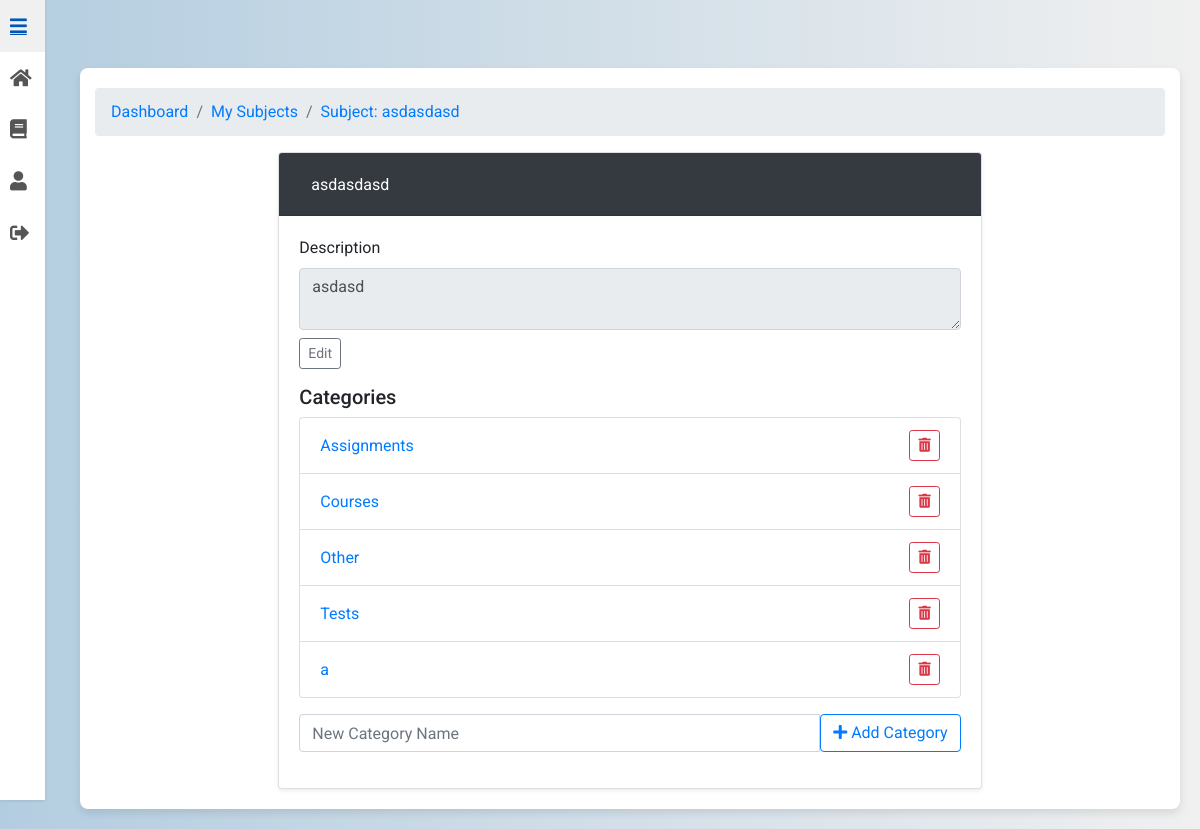
The page /subjects/subject/45/ (signed in) on the database its author committed.
### subjects/models.py (models this page shows, shortened)
class Subject(models.Model):
    name = models.CharField(max_length=100)
    professor = models.ForeignKey(CustomUser, limit_choices_to={'role': 'professor'}, on_delete=models.CASCADE, editable=False)
    description = models.TextField(blank=True)
    class Meta:
        ordering = ['name']

class Category(models.Model):
    subject = models.ForeignKey(Subject, related_name='categories', on_delete=models.CASCADE)
    name = models.CharField(max_length=255)
    parent = models.ForeignKey('self', null=True, blank=True, related_name='subcategories', on_delete=models.CASCADE)
    class Meta:
        unique_together = (('subject', 'name', 'parent'),)

### subjects/views.py (the view, shortened to what this page needs)
# urls.py: path("subject/<int:pk>/", SubjectDetailView.as_view(), name="subject_detail"),
class SubjectDetailView(LoginRequiredMixin, BreadcrumbMixin, DetailView):
    model = Subject
    template_name = "subject_detail.html"
    context_object_name = "subject"
    def get_breadcrumbs(self):
        dashboard_url = reverse_lazy("users:login")
        if self.request.user.role == "professor":
            dashboard_url = reverse_lazy("users:professor_dashboard")
        elif self.request.user.role == "student":
            dashboard_url = reverse_lazy("users:student_dashboard")
        return [
            ("Dashboard", dashboard_url),
            ("My Subjects", reverse_lazy("subjects:my_subjects")),
            (f"Subject: {self.object.name}", self.request.path),
        ]
    def get_context_data(self, **kwargs):
        context = super().get_context_data(**kwargs)
        context["categories"] = self.object.categories.filter(parent__isnull=True)
        return context

### UniGrading/mixin.py (called while the page is built)
    def get_context_data(self, **kwargs):
        context = super().get_context_data(**kwargs)
        context["breadcrumbs"] = self.get_breadcrumbs()
        return context

### subjects/templates/subject_detail.html (shortened to what this page needs)
{% extends 'base.html' %}
{% load static %}
{% load view_breadcrumbs %}
{% block content %}
<div class="container mt-5">
    <nav aria-label="breadcrumb">
        <ol class="breadcrumb">
            {% for name, url in breadcrumbs %}
                <li class="breadcrumb-item">
                    <a href="{{ url }}">{{ name }}</a>
                </li>
            {% endfor %}
        </ol>
    </nav>
    <div class="row justify-content-center">
        <div class="col-md-8">
            <div class="card shadow-sm no-hover-card">
                <div class="card-header bg-dark text-white d-flex justify-content-between align-items-center">
                    <div>
                        <input type="text" class="form-control bg-dark text-white border-0"
                               value="{{ subject.name }}" readonly id="subject-name">
                    </div>
                </div>
                <div class="card-body">
                    <div class="mb-3">
                        <label for="subject-description" class="form-label">Description</label>
                        <textarea id="subject-description" class="form-control" readonly>{{ subject.description }}</textarea>
                        <div class="mt-2">
                            <button class="btn btn-outline-secondary btn-sm" onclick="editDescription()">Edit</button>
                        </div>
                    </div>
                    <h5>Categories</h5>
                    <ul class="list-group mb-3" id="categories-list">
                        {% for category in categories %}
                            <li class="list-group-item d-flex justify-content-between align-items-center">
                                <a href="{% url 'subjects:category_detail' category.pk %}" class="text-decoration-none">
                                    {{ category.name }}
                                </a>
                                <button class="btn btn-outline-danger btn-sm" onclick="deleteCategory({{ category.id }})">
                                    <i class="fas fa-trash-alt"></i>
                                </button>
                            </li>
                        {% empty %}
                            <li class="list-group-item text-muted">No categories available.</li>
                        {% endfor %}
                    </ul>
                    <div class="input-group mb-3">
                        <input type="text" id="new-category-name" class="form-control" placeholder="New Category Name">
                        <button class="btn btn-outline-primary" type="button" onclick="addCategory()">
                            <i class="fas fa-plus"></i> Add Category
                        </button>
                    </div>
                </div>
            </div>
        </div>
    </div>
</div>
{% endblock %}

### static/css/styles.css (style rules this page uses)
body { font-family: 'Roboto', sans-serif; background: linear-gradient(to right, #b3cde0, #f0f0f0); margin: 0; padding: 0; display: flex; justify-content: center; align-items: center; min-height: 100vh; }
.container { background-color: #ffffff; padding: 20px; border-radius: 8px; box-shadow: 0 4px 8px rgba(0, 0, 0, 0.1); max-width: 900px; width: 100%; animation: fadeIn 1s ease-in-out; }
.card { transition: transform 0.3s, box-shadow 0.3s; }
.no-hover-card { transition: none; }
button { padding: 10px; background-color: #66afe9; color: #ffffff; border: none; border-radius: 4px; cursor: pointer; transition: background-color 0.3s; }

### subjects/templates/base.html (style rules this page uses)
body { background: linear-gradient(to right, #b3cde0, #f0f0f0); margin: 0; padding: 0; font-family: 'Roboto', sans-serif; display: flex; }
.main-content > * { max-width: 100%; }

### rows shown on the page
Subject: name "asdasdasd", description "asdasd"
Category: name "Assignments"
Category: name "Courses"
Category: name "Other"
Category: name "Tests"
Category: name "a"

### other values the page prints
{{ name }} "Dashboard" "My Subjects" "Subject: asdasdasd"
